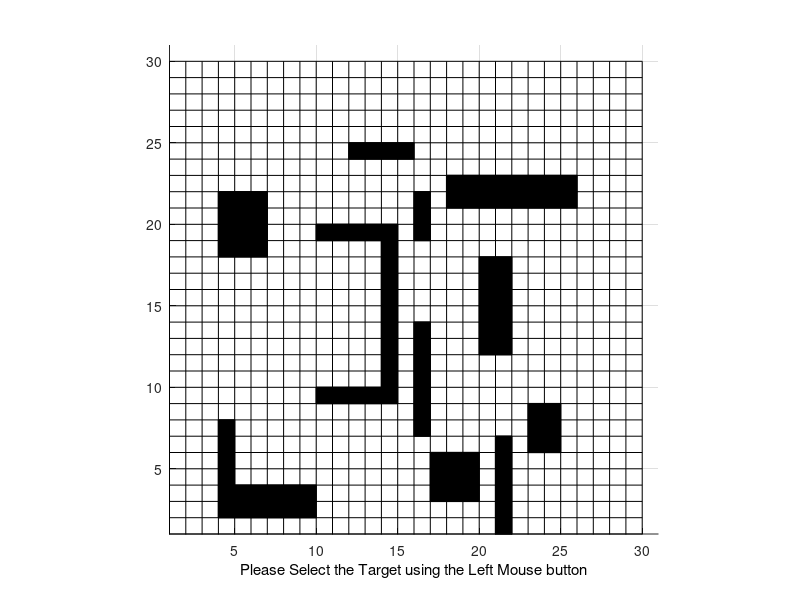

This figure's MATLAB source: (Note: this script raises an error after producing the figure.)
close all
clear all 
clc
%%%%%%%%%%%%%%%%%%%%%%%%%%%%%%%%%%%%%%%%%%%%%%%%%%%%%
% A* ALGORITHM Demo
% Interactive A* search demo
% 04-26-2005
%   Copyright 2009-2010 The MathWorks, Inc.
%%%%%%%%%%%%%%%%%%%%%%%%%%%%%%%%%%%%%%%%%%%%%%%%%%%%%
%DEFINE THE 2-D MAP ARRAY
MAX_X=30;
MAX_Y=30;
MAX_VAL=30;
%This array stores the coordinates of the map and the 
%Objects in each coordinate
%MAP=2*(ones(MAX_X,MAX_Y));
% Obtain Obstacle, Target and Robot Position
% Initialize the MAP with input values
% Obstacle=-1,Target = 0,Robot=1,Space=2
j=0;
x_val = 1;
y_val = 1;
axis([1 MAX_X+1 1 MAX_Y+1])
axis equal;
grid on;
hold on;
x = 0:1:30;
y = 0:1:30;
hold on
for n = 1:numel(x); %// loop over vertical lines
    plot([x(n) x(n)], [y(1) y(end)], 'k-'); %// change 'k-' to whatever you need
end
hold on
for n = 1:numel(y); %// loop over horizontal lines
    plot([x(1) x(end)], [y(n) y(n)], 'k-'); %// change 'k-' to whatever you need
end
hold on;

gridI = 2*ones(30,30);
gridI(3:4,5:10)=-1;
gridI(5:8,5)=-1;
gridI(10,11:15)=-1;
gridI(20,11:15)=-1;
gridI(10:20,15)=-1;
gridI(19:22,5:7)=-1;
gridI(25,13:16)=-1;
gridI(8:14,17)=-1;
gridI(20:22,17)=-1;
gridI(2:7,22)=-1;
gridI(4:6,18:20)=-1;
gridI(7:9,24:25)=-1;
gridI(13:18,21:22)=-1;
gridI(22:23,19:26)=-1;
MAP = gridI';
for i=1:1:30
    for j=1:1:30
        if MAP(i,j) == -1
            plot(i-.5,j-.5,'ks-','MarkerSize',12,'MarkerFaceColor','k');
        end
    end
end
 
pause(1);
h=msgbox('Please Select the Vehicle initial position using the Left Mouse button');
uiwait(h,5);
if ishandle(h) == 1
    delete(h);
end
xlabel('Please Select the Vehicle initial position ','Color','black');
but=0;
while (but ~= 1) %Repeat until the Left button is not clicked
    [xval,yval,but]=ginput(1);
    xval=ceil(xval);
    yval=ceil(yval);
end
xStart=xval;%Starting Position
yStart=yval;%Starting Position
plot(xval-.5,yval-.5,'bo');
start = [xStart,yStart];

pause(1);
h=msgbox('Please Select the Target using the Left Mouse button');
uiwait(h,5);
if ishandle(h) == 1
    delete(h);
end
xlabel('Please Select the Target using the Left Mouse button','Color','black');
but=0;
while (but ~= 1) %Repeat until the Left button is not clicked
    [xval,yval,but]=ginput(1);
end
xval=ceil(xval);
yval=ceil(yval);
xTarget=xval;%X Coordinate of the Target
yTarget=yval;%Y Coordinate of the Target
plot(xval-.5,yval-.5,'gd');
goal = [xTarget,yTarget];

gridI(goal(2),goal(1))=0;
gridI(start(2),start(1))=1; 
MAP = gridI';

xStart=start(1);%Starting Position
yStart=start(2);%Starting Position

xTarget=goal(1);%X Coordinate of the Target
yTarget=goal(2);

xval = xStart;
yval = yStart; 


%End of obstacle-Target pickup
%%%%%%%%%%%%%%%%%%%%%%%%%%%%%%%%%%%%%%%%%%%%%%%%%%%%%%%%%%%%%%%%%%%%%%%%%%%%%%%%%%%%%%%%%%%%%%%
%LISTS USED FOR ALGORITHM
%%%%%%%%%%%%%%%%%%%%%%%%%%%%%%%%%%%%%%%%%%%%%%%%%%%%%%%%%%%%%%%%%%%%%%%%%%%%%%%%%%%%%%%%%%%%%%%
%OPEN LIST STRUCTURE
%--------------------------------------------------------------------------
%IS ON LIST 1/0 |X val |Y val |Parent X val |Parent Y val |h(n) |g(n)|f(n)|
%--------------------------------------------------------------------------
OPEN=[];
%CLOSED LIST STRUCTURE
%--------------
%X val | Y val |
%--------------
% CLOSED=zeros(MAX_VAL,2);
CLOSED=[];
%Put all obstacles on the Closed list
k=1;%Dummy counter
for i=1:MAX_X
    for j=1:MAX_Y
        if(MAP(i,j) == -1)
            CLOSED(k,1)=i; 
            CLOSED(k,2)=j; 
            k=k+1;
        end
    end
end
CLOSED_COUNT=size(CLOSED,1);
%set the starting node as the first node
xNode=xval;
yNode=yval;
OPEN_COUNT=1;
path_cost=0;
goal_distance=distance(xNode,yNode,xTarget,yTarget);
OPEN(OPEN_COUNT,:)=insert_open(xNode,yNode,xNode,yNode,path_cost,goal_distance,goal_distance);
OPEN(OPEN_COUNT,1)=0;
CLOSED_COUNT=CLOSED_COUNT+1;
CLOSED(CLOSED_COUNT,1)=xNode;
CLOSED(CLOSED_COUNT,2)=yNode;
NoPath=1;
%%%%%%%%%%%%%%%%%%%%%%%%%%%%%%%%%%%%%%%%%%%%%%%%%%%%%%%%%%%%%%%%%%%%%%%%%%%%%%%%%%%%%%%%%%%%%
% START ALGORITHM
%%%%%%%%%%%%%%%%%%%%%%%%%%%%%%%%%%%%%%%%%%%%%%%%%%%%%%%%%%%%%%%%%%%%%%%%%%%%%%%%%%%%%%%%%%%%%
while((xNode ~= xTarget || yNode ~= yTarget) && NoPath == 1)
%  plot(xNode-.5,yNode-.5,'go');
 exp_array=expand_array(xNode,yNode,path_cost,xTarget,yTarget,CLOSED,MAX_X,MAX_Y);
 exp_count=size(exp_array,1);
 %UPDATE LIST OPEN WITH THE SUCCESSOR NODES
 %OPEN LIST FORMAT
 %--------------------------------------------------------------------------
 %IS ON LIST 1/0 |X val |Y val |Parent X val |Parent Y val |h(n) |g(n)|f(n)|
 %--------------------------------------------------------------------------
 %EXPANDED ARRAY FORMAT
 %--------------------------------
 %|X val |Y val ||h(n) |g(n)|f(n)|
 %--------------------------------
 for i=1:exp_count
    flag=0;
    for j=1:OPEN_COUNT
        if(exp_array(i,1) == OPEN(j,2) && exp_array(i,2) == OPEN(j,3) )
            OPEN(j,8)=min(OPEN(j,8),exp_array(i,5)); %#ok<*SAGROW>
            if OPEN(j,8)== exp_array(i,5)
                %UPDATE PARENTS,gn,hn
                OPEN(j,4)=xNode;
                OPEN(j,5)=yNode;
                OPEN(j,6)=exp_array(i,3);
                OPEN(j,7)=exp_array(i,4);
            end;%End of minimum fn check
            flag=1;
        end;%End of node check
%         if flag == 1
%             break;
    end;%End of j for
    if flag == 0
        OPEN_COUNT = OPEN_COUNT+1;
        OPEN(OPEN_COUNT,:)=insert_open(exp_array(i,1),exp_array(i,2),xNode,yNode,exp_array(i,3),exp_array(i,4),exp_array(i,5));
     end;%End of insert new element into the OPEN list
 end;%End of i for
 %%%%%%%%%%%%%%%%%%%%%%%%%%%%%%%%%%%%%%%%%%%%%%%%%%%
 %END OF WHILE LOOP
 %%%%%%%%%%%%%%%%%%%%%%%%%%%%%%%%%%%%%%%%%%%%%%%%%%%
 %Find out the node with the smallest fn 
  index_min_node = min_fn(OPEN,OPEN_COUNT,xTarget,yTarget);
  if (index_min_node ~= -1)    
   %Set xNode and yNode to the node with minimum fn
   xNode=OPEN(index_min_node,2);
   yNode=OPEN(index_min_node,3);
   path_cost=OPEN(index_min_node,6);%Update the cost of reaching the parent node
  %Move the Node to list CLOSED
  CLOSED_COUNT=CLOSED_COUNT+1;
  CLOSED(CLOSED_COUNT,1)=xNode;
  CLOSED(CLOSED_COUNT,2)=yNode;
  OPEN(index_min_node,1)=0;
  else
      %No path exists to the Target!!
      NoPath=0;%Exits the loop!
  end;%End of index_min_node check
end;%End of While Loop
%Once algorithm has run The optimal path is generated by starting of at the
%last node(if it is the target node) and then identifying its parent node
%until it reaches the start node.This is the optimal path
i=size(CLOSED,1);
Optimal_path=[];
xval=CLOSED(i,1);
yval=CLOSED(i,2);
i=1;
Optimal_path(i,1)=xval;
Optimal_path(i,2)=yval;
i=i+1;
if ( (xval == xTarget) && (yval == yTarget))
    inode=0;
   %Traverse OPEN and determine the parent nodes
   parent_x=OPEN(node_index(OPEN,xval,yval),4);%node_index returns the index of the node
   parent_y=OPEN(node_index(OPEN,xval,yval),5);
   
   while( parent_x ~= xStart || parent_y ~= yStart)
           Optimal_path(i,1) = parent_x;
           Optimal_path(i,2) = parent_y;
           %Get the grandparents:-)
           inode=node_index(OPEN,parent_x,parent_y);
           parent_x=OPEN(inode,4);%node_index returns the index of the node
           parent_y=OPEN(inode,5);
           i=i+1;
    end;
 j=size(Optimal_path,1);
 %Plot the Optimal Path!
 p=plot(Optimal_path(j,1)-.5,Optimal_path(j,2)-.5,'bo');
 j=j-1;
 for i=j:-1:1
  pause(.25);
  set(p,'XData',Optimal_path(i,1)-.5,'YData',Optimal_path(i,2)-.5);
 drawnow ;
 end;
 plot(Optimal_path(:,1)-.5,Optimal_path(:,2)-.5);
else
 pause(1);
 h=msgbox('Sorry, No path exists to the Target!','warn');
 uiwait(h,5);
end
    
close all
Percurso(MAP,[start;flipud(Optimal_path)]);